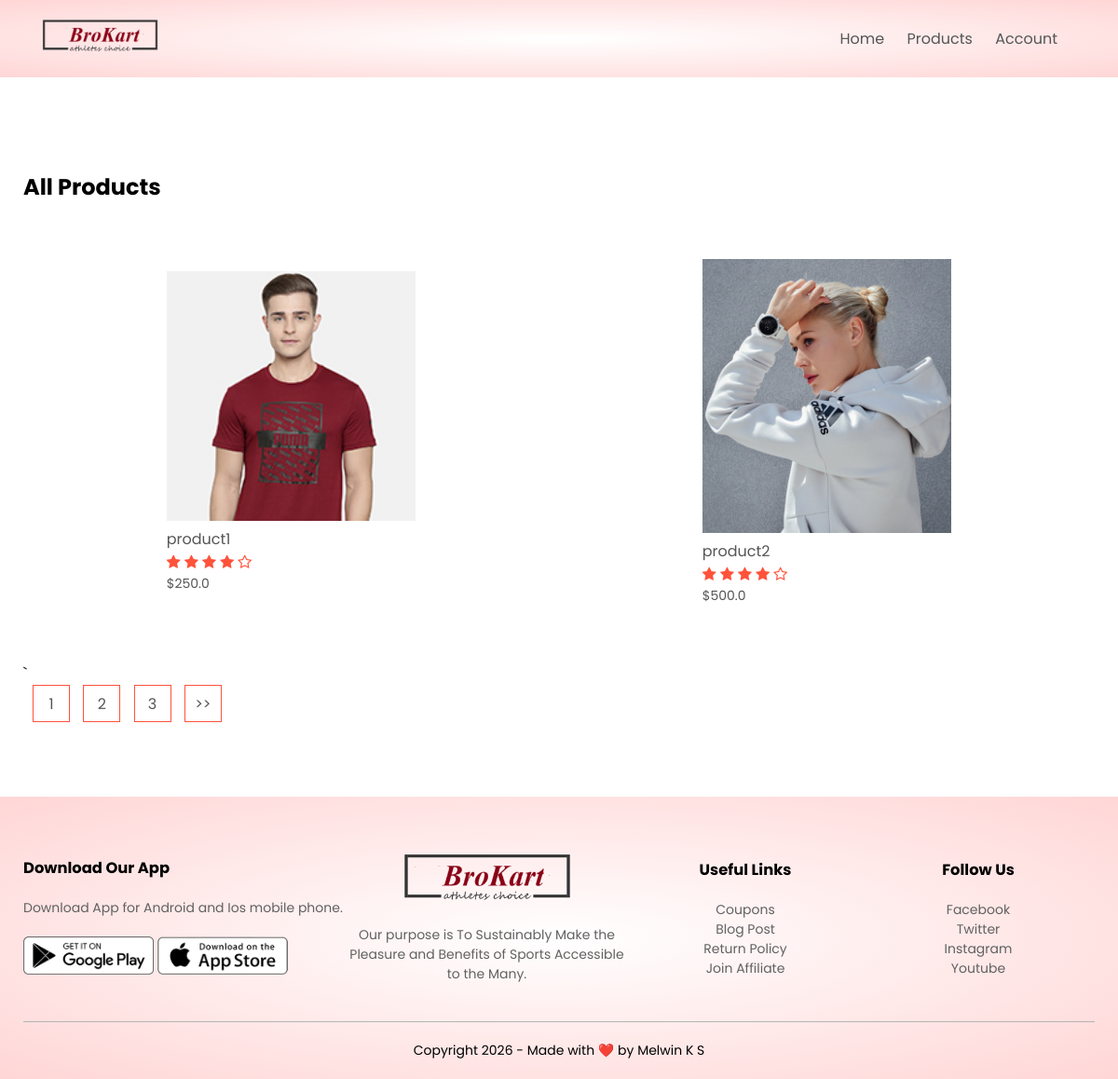
The app's page /product_list with its own data.
### products/models.py (models this page shows, shortened)
class Products(models.Model):
    title = models.CharField(max_length=255)
    price = models.FloatField()
    description = models.TextField()
    image = models.ImageField(upload_to='media/')
    priority = models.IntegerField(default=0)
    DELETE = 0
    LIVE = 1
    DELETE_CHOICES = ((LIVE, 'Live'), (DELETE, 'Delete'))
    DELETE_STATUS = models.IntegerField(choices=DELETE_CHOICES, default=LIVE)
    created_at = models.DateTimeField(auto_now_add=True)
    updated_at = models.DateTimeField(auto_now=True)

### products/views.py (the view)
# urls.py: path('product_list', views.list_products, name='list_product'),
def list_products(request):
    page=1
    if request.GET:
        page=request.GET.get('page', 1)
    product_list = Products.objects.order_by('priority')
    product_paginator = Paginator(product_list, 2)
    product_list=product_paginator.get_page(page)
    context = {'products': product_list}
    return render(request, 'products.html', context)

### products/templatetags/chunks.py (called while the page is built)
@register.filter(name='chunks')
def chunks(list_data, chunk_size):
  chunk=[]
  i=0
  for data in list_data:
    chunk.append(data)
    i+=1
    if i==chunk_size:
      yield chunk
      i=0
      chunk=[]
  yield chunk

### templates/products.html
{% extends 'blank_layout.html' %}
{% block content %}
{% include 'product_list.html' %}
{% endblock content %}

### templates/blank_layout.html (shortened to what this page needs)
{% load static %}
<!DOCTYPE html>
<html lang = "en">
    <head>
        <link rel="stylesheet" href="{% static 'CSS/brokart.css' %}">
        <link rel="stylesheet" href="https://stackpath.bootstrapcdn.com/font-awesome/4.7.0/css/font-awesome.min.css">
    </head>
    <body>
   <div class="header">
        <div class="container">
            {% include 'menu.html' %}
        </div>
    </div>
    {% block content %}
    {% endblock content %}
    <div class="footer">
        <div class="container">
            <div class="row">
                <div class="footer-col-1">
                    <h3>Download Our App</h3>
                    <p>Download App for Android and Ios mobile phone.</p>
                    <div class="app-logo">
                        <img src="{% static 'images/play-store.png' %}">
                        <img src="{% static 'images/app-store.png' %}">
                    </div>
                </div>
                <div class="footer-col-2">
                    <img src="{% static 'images/logo.png' %}">
                    <p>Our purpose is To Sustainably Make the Pleasure and Benefits of Sports Accessible to the Many.</p>
                </div>
                <div class="footer-col-3">
                    <h3>Useful Links</h3>
                    <ul>
                        <li>Coupons</li>
                        <li>Blog Post</li>
                        <li>Return Policy</li>
                        <li>Join Affiliate</li>
                    </ul>
                </div>
                <div class="footer-col-4">
                    <h3>Follow Us</h3>
                    <ul>
                        <li>Facebook</li>
                        <li>Twitter</li>
                        <li>Instagram</li>
                        <li>Youtube</li>
                    </ul>
                </div>
            </div>
            <hr>
            <a href="" class="copyright">Copyright 2026   - Made with ❤️ by Melwin K S </a>
        </div>
    </div>
    </body>
</html>

### templates/menu.html (shortened to what this page needs)
            {% load static %}
            <div class="navbar">
                <div class="logo">
                    <a href="{% url 'home' %}"><img src="{% static 'images/logo.png' %}" alt="RedStore logo" width=125px></a>
                </div>
                 <nav>
                    <ul id="MenuItems">
                        <li><a href="{% url 'home' %}">Home</a></li>
                        <li><a href="{% url 'list_product' %}">Products</a></li>
                        {% if not user.is_authenticated %}
                        <li><a href="{% url 'account' %}">Account</a></li>
                        {% else %}
                        <li><a href="{% url 'logout' %}">Logout</a></li>
                        <li><a href="{% url 'orders' %}">Orders</a></li>
                        {% endif %}
                    </ul>
                </nav>
            </div>

### templates/product_list.html (shortened to what this page needs)
{% load static %}
{% load chunks %}
<div class="small container">
        <div class="row row-2">
            <h2>All Products
            </h2>
        </div>
        {% for product_chunks in products|chunks:4 %}
        <div class="row">
         {% for product in product_chunks %}
             <div class="col-4">
               <a href="{% url 'detail_product' product.id %}">
                 <img src="{{ product.image.url }}"></a>
                 <h4>{{ product.title }}</h4>
                 <div class="rating">
                    <i class="fa fa-star" aria-hidden="true"></i>
                    <i class="fa fa-star" aria-hidden="true"></i>
                    <i class="fa fa-star" aria-hidden="true"></i>
                    <i class="fa fa-star" aria-hidden="true"></i>
                    <i class="fa fa-star-o" aria-hidden="true"></i>
                 </div>
                 <p>${{ product.price }}</p>
             </div>
         {% endfor %}
         </div>
         {% endfor %}
`
       <div class="page-btn">
         {% for i in products.paginator.page_range %}
           <a href="?page={{i}}"><span>{{i}}</span></a>
         {% endfor %}
         {% if products.has_next %}
            <a href="?page={{ products.next_page_number }}"><span>>></span></a>
         {% endif %}
       </div>
</div>

### static/CSS/brokart.css (style rules this page uses)
* { margin:0; padding:0; box-sizing: border-box; }
body { font-family: 'Poppins', sans-serif; }
.navbar { display: flex; align-items: center; padding: 20px; }
nav { flex: 1; text-align: right; }
nav ul { display: inline-block; list-style-type: none; }
nav ul li { display: inline-block; margin-right:20px; }
a { text-decoration: none; color:#555; }
p { color:#555; }
.container { max-width: 1300px; margin: auto; padding-left: 25px; padding-right: 25px; }
.row { display: flex; align-items: center; flex-wrap: wrap; justify-content: space-around; }
.header { background: radial-gradient(#fff, #ffd6d6); }
.col-4 { flex-basis: 25%; padding: 10px; min-width: 200px; margin-bottom: 50px; transition: transform 0.5s; }
.col-4 img { width: 100%; }
h4 { color: #555; font-weight: normal; }
.col-4 p { font-size: 14px; }
.rating .fa { color: #ff523b; }
.footer { background: radial-gradient(#fff, #ffd6d6); color: #626161; font-size: 14px; padding: 60px 0 20px; }
.footer p { color: #626161; }
.footer h3 { color: black; margin-bottom: 20px; }
.footer-col-1, .footer-col-2, .footer-col-3, .footer-col-4 { min-width: 250px; margin-bottom:20px; }
.footer-col-1 { flex-basis: 30%; }
.footer-col-2 { flex: 1; text-align: center; }
.footer-col-2 img { width: 180px; margin-bottom: 20px; }
.footer-col-3, .footer-col-4 { flex-basis: 12%; text-align: center; }
ul { list-style-type: none; }
.app-logo { margin-top: 20px; }
.app-logo img { width: 140px; }
.footer hr { border: none; background: #b5b5b5; height: 1px; margin: 20px 0; }
.copyright { display: block; text-align: center; color: black; }
.row-2 { justify-content: space-between; margin: 100px auto 50px; }
.page-btn { margin: 0 auto 80px; }
.page-btn span { display: inline-block; border: 1px solid #ff523b; margin-left: 10px; width: 40px; height: 40px; text-align: center; line-height: 40px; cursor: pointer; }

### records on screen
Products: image (picture), title "product1", price "250.0"
Products: image (picture), title "product2", price "500.0"

### other values on screen
{{ i }} "1" "2" "3"
